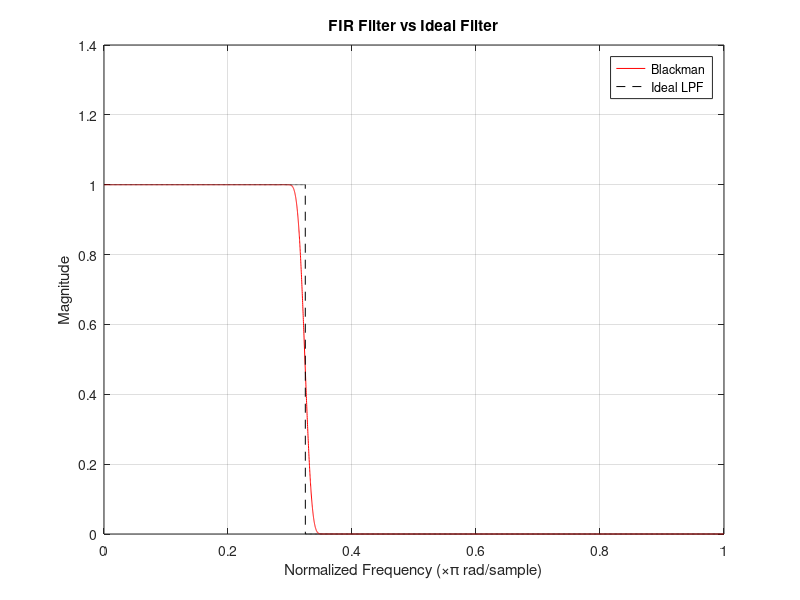

Write the MATLAB code that produced this figure.
close all; clear

N = 220;
cutoff = 0.325;

h_blackman = fir1(N-1, cutoff, blackman(N));
[H_blackman, w] = freqz(h_blackman, 1, 8000);

figure;
plot(w/pi, abs(H_blackman), 'r', 'DisplayName', 'Blackman');
hold on;
plot(w/pi, double(abs(w) <= 1.02), 'k--', 'DisplayName', 'Ideal LPF');
xlabel('Normalized Frequency (×π rad/sample)');
ylabel('Magnitude');
legend;
title('FIR Filter vs Ideal Filter');
grid on;
